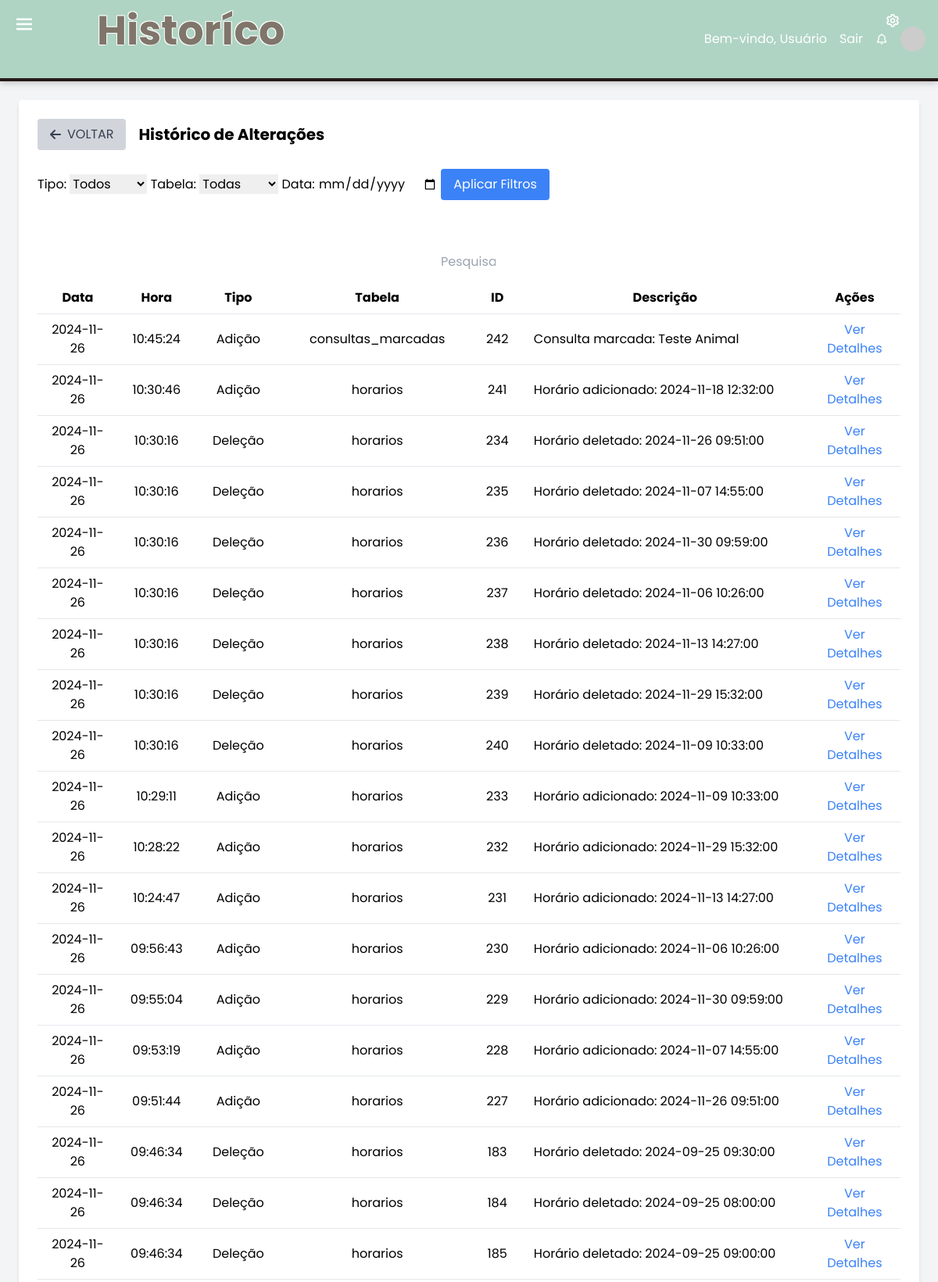
/tccfinal/paginas/historico.php (upper part), run on the app's committed database.
### tables this page shows
CREATE TABLE `historico` (
  `id` int(11) NOT NULL AUTO_INCREMENT,
  `data` date NOT NULL,
  `hora` time NOT NULL,
  `tipo` enum('AdiÃ§Ã£o','AlteraÃ§Ã£o','DeleÃ§Ã£o') NOT NULL,
  `tabela` varchar(255) NOT NULL,
  `registro_id` int(11) NOT NULL,
  `descricao` text,
  PRIMARY KEY (`id`)
);

### tccfinal/paginas/historico.php (the view, shortened to what this page needs)
<?php
$host = 'localhost';
$db = 'tccdois';
$user = 'root';
$pass = '';
try {
    $conn = new PDO("mysql:host=$host;dbname=$db;charset=utf8", $user, $pass);
    $conn->setAttribute(PDO::ATTR_ERRMODE, PDO::ERRMODE_EXCEPTION);
} catch (PDOException $e) {
    die("Erro na conexão com o banco de dados: " . $e->getMessage());
}
$veterinario_id = isset($_GET['veterinario_id']) ? $_GET['veterinario_id'] : null;
if ($veterinario_id) {
    $sql = "SELECT * FROM historico WHERE veterinario_id = ?";
    $params = [$veterinario_id];
} else {
    $sql = "SELECT * FROM historico";
    $params = [];
}
$sql .= " ORDER BY data DESC, hora DESC";
try {
    $stmt = $conn->prepare($sql);
    $stmt->execute($params);
    $historico = $stmt->fetchAll(PDO::FETCH_ASSOC);
} catch (PDOException $e) {
}
?>
<!DOCTYPE html>
<html lang="pt-br">
<head>
  <link rel="stylesheet" href="https://cdnjs.cloudflare.com/ajax/libs/font-awesome/6.0.0-beta3/css/all.min.css">
  <link rel="stylesheet" href="inicio.css">
  <link rel="stylesheet" href="style.css">
  <link rel="stylesheet" href="agenda.css">
  <link rel="stylesheet" href="editar.css">
  <script src="https://cdn.tailwindcss.com"></script>
  <link href='https://unpkg.com/boxicons@2.1.1/css/boxicons.min.css' rel='stylesheet'>
</head>
<body class="bg-gray-100">
<header id="navbar" class="flex justify-between items-center text-white p-4">
    <nav>
        <div class="titulonavbar">
            <span class="text">Historíco</span>
        </div>
    </nav>
    <div class="flex items-center space-x-4">
        <span class="hidden md:inline-block">Bem-vindo, <?= htmlspecialchars(isset($_SESSION['nome_usuario']) ? $_SESSION['nome_usuario'] : 'Usuário'); ?></span>
        <a href="logout.php" class="hover:underline">Sair</a>
        <i class="bx bx-bell"></i>
        <img src="https://placehold.co/30x30" alt="User avatar" class="w-8 h-8 rounded-full">
    </div>
    <i class='bx bx-menu menu-button' id="menu-button" style="font-size: 30px;"></i>
    <i class='bx bx-cog customize-button' id="customize-button" style="font-size: 20px;"></i>
</header>
  <div class="flex">
    <div class="flex-1">
      <main class="p-6">
        <div class="bg-white p-6 rounded shadow-md">
          <div class="flex items-center space-x-4 mb-6">
            <button class="bg-gray-300 text-gray-700 px-4 py-2 rounded flex items-center"><i class="fas fa-arrow-left mr-2"></i> VOLTAR</button>
            <h1 class="text-xl font-bold">Histórico de Alterações</h1>
          </div>
          <div class="filter-container">
            <form method="GET" action="">
              <label for="filter-type">Tipo:</label>
              <select id="filter-type" name="filter-type">
                <option value="">Todos</option>
              </select>
              <label for="filter-table">Tabela:</label>
              <select id="filter-table" name="filter-table">
                <option value="">Todas</option>
              </select>
              <label for="filter-date">Data:</label>
              <input type="date" id="filter-date" name="filter-date" value="<?php if (isset($_GET['filter-date'])) echo $_GET['filter-date']; ?>">
              <button class="bg-blue-500 text-white px-4 py-2 rounded" type="submit">Aplicar Filtros</button>
            </form>
          </div>
          <div class="search-container">
            <input type="text" id="search-bar" placeholder="Pesquisar histórico..." class="border rounded px-4 py-2 w-full">
          </div>
          <div class="overflow-x-auto">
            <table class="min-w-full bg-white">
              <thead>
                <tr>
                  <th class="py-2 px-4 border-b">Data</th>
                  <th class="py-2 px-4 border-b">Hora</th>
                  <th class="py-2 px-4 border-b">Tipo</th>
                  <th class="py-2 px-4 border-b">Tabela</th>
                  <th class="py-2 px-4 border-b">ID</th>
                  <th class="py-2 px-4 border-b">Descrição</th>
                  <th class="py-2 px-4 border-b">Ações</th>
                </tr>
              </thead>
              <tbody>
                <?php
                $sql = "SELECT * FROM historico WHERE 1=1";
                $params = [];
                $sql .= " ORDER BY data DESC, hora DESC";
                try {
                    $stmt = $conn->prepare($sql);
                    $stmt->execute($params);
                    $historico = $stmt->fetchAll(PDO::FETCH_ASSOC);
                    foreach ($historico as $item) {
                        echo "<tr>
                                <td class='py-2 px-4 border-b text-center'>{$item['data']}</td>
                                <td class='py-2 px-4 border-b text-center'>{$item['hora']}</td>
                                <td class='py-2 px-4 border-b text-center'>{$item['tipo']}</td>
                                <td class='py-2 px-4 border-b text-center'>{$item['tabela']}</td>
                                <td class='py-2 px-4 border-b text-center'>{$item['id']}</td>
                                <td class='py-2 px-4 border-b'>{$item['descricao']}</td>
                                <td class='py-2 px-4 border-b text-center'>
                                    <button class='text-blue-500 hover:underline' onclick='viewDetails({$item['id']})'>Ver Detalhes</button>
                                </td>
                              </tr>";
                    }
                } catch (PDOException $e) {
                    echo "<tr><td colspan='7' class='py-2 px-4 border-b text-center text-red-500'>Erro ao buscar histórico: " . $e->getMessage() . "</td></tr>";
                }
                ?>
              </tbody>
            </table>
          </div>
        </div>
      </main>
    </div>
  </div>
</body>
</html>

### tccfinal/paginas/inicio.css (style rules this page uses)
:root { --primary-color: #363435; --primary-color-dark: #e9e1da; --secondary-color: #3d553f; --text-dark: #080808; --text-light: #6d4d2d; --extra-light: #f8f3e9; --max-width: 1200px; }
* { padding: 0; margin: 0; box-sizing: border-box; }
a { text-decoration: none; }
body { min-height: 100vh; width: 100vh; background-color: #f5edd8; font-family: "Poppins", sans-serif; }

### tccfinal/paginas/style.css (style rules this page uses)
* { margin: 0; padding: 0; box-sizing: border-box; font-family: "Poppins", sans-serif; }
:root { --body-color: #e4e9f7; --primary-color: #3d553f; --primary-color-light: #f6f5ff; --toggle-color: #ddd; --text-color: #261a17; --tran-03: all 0.3s ease; --tran-04: all 0.3s ease; --tran-05: all 0.3s ease; }
html, body { padding-bottom: 400px; margin: 0; padding: 0; width: 100%; overflow-x: hidden; min-height: 100vh; background-color: var(#f5edd8); transition: var(--tran-05); }
:root { --primary-color: #121715; ; --secondary-color: #121715; ; --text-color: white; --accent-color: white; }
.flex { display: flex; }
.items-center { align-items: center; }
.text-center { text-align: center; }
.font-bold { font-weight: bold; }
.text-white { color: #fff; }
.py-2 { padding-top: 0.5rem; padding-bottom: 0.5rem; }
.rounded { border-radius: 0.25rem; }
button { font-size: 1.2em; }
.text { transform: translateY(20%); color: #80756a; font-weight: bold; font-size: 3.25rem; }
.titulonavbar { display: flex; align-items: center; gap: 0.5rem; text-shadow: -1px -1px 0px #FFF, -1px 1px 0px #FFF, 1px -1px 0px #FFF, 1px 0px 0px #FFF; }
header { background-color: #afd4c3; color: white; padding: 0 200px; text-align: center; transition: transform 0.3s; box-shadow: 0 0 10px rgba(0, 0, 0, 0.3); margin: 0; justify-content: space-between; border-bottom: 4px solid #261a17; }
.customize-button, .menu-button { position: absolute; top: 1rem; cursor: pointer; }
.customize-button { right: 3rem; }
.menu-button { left: 1rem; }
input[type="text"] { padding: 8px; border: 1px solid #ccc; border-radius: 4px; outline: none; font-size: 16px; width: 100px; }
.search-container { display: flex; justify-content: center; margin-top: 50px; }
#search-bar { border: none; padding: 17px 16px 14px 14px; outline: none; background-color: white; }
#customize-button { font-size: 20px; transition: transform 0.5s ease; }

### tccfinal/paginas/agenda.css (style rules this page uses)
body { font-family: 'Roboto', sans-serif; }
.flex { display: flex; }
.items-center { align-items: center; }
.space-x-4 > * + * { margin-left: 1rem; }
.rounded { border-radius: 0.25rem; }
.bg-gray-100 { background-color: #f7fafc; }
.text-white { color: #fff; }
.p-4 { padding: 1rem; }
.flex-1 { flex: 1; }
.py-2 { padding-top: 0.5rem; padding-bottom: 0.5rem; }
.px-4 { padding-left: 1rem; padding-right: 1rem; }
.border-b { border-bottom-width: 1px; }
.overflow-x-auto { overflow-x: auto; }
.min-w-full { min-width: 100%; }
.bg-white { background-color: #fff; }
.shadow-md { box-shadow: 0 4px 6px -1px rgba(0, 0, 0, 0.1), 0 2px 4px -1px rgba(0, 0, 0, 0.06); }
.text-xl { font-size: 1.25rem; }
.font-bold { font-weight: 700; }
.text-gray-700 { color: #4a5568; }
.titulonavbar { transform: translateY(-40%); margin-left: 100px; }

### data on the page
historico: data "2024-11-26", hora "10:45:24", tipo "Adição", tabela "consultas_marcadas", id "242", descricao "Consulta marcada: Teste Animal"
historico: data "2024-11-26", hora "10:30:46", tipo "Adição", tabela "horarios", id "241", descricao "Horário adicionado: 2024-11-18 12:32:00"
historico: data "2024-11-26", hora "10:30:16", tipo "Deleção", tabela "horarios", id "234", descricao "Horário deletado: 2024-11-26 09:51:00"
historico: data "2024-11-26", hora "10:30:16", tipo "Deleção", tabela "horarios", id "235", descricao "Horário deletado: 2024-11-07 14:55:00"
historico: data "2024-11-26", hora "10:30:16", tipo "Deleção", tabela "horarios", id "236", descricao "Horário deletado: 2024-11-30 09:59:00"
historico: data "2024-11-26", hora "10:30:16", tipo "Deleção", tabela "horarios", id "237", descricao "Horário deletado: 2024-11-06 10:26:00"
historico: data "2024-11-26", hora "10:30:16", tipo "Deleção", tabela "horarios", id "238", descricao "Horário deletado: 2024-11-13 14:27:00"
historico: data "2024-11-26", hora "10:30:16", tipo "Deleção", tabela "horarios", id "239", descricao "Horário deletado: 2024-11-29 15:32:00"
historico: data "2024-11-26", hora "10:30:16", tipo "Deleção", tabela "horarios", id "240", descricao "Horário deletado: 2024-11-09 10:33:00"
historico: data "2024-11-26", hora "10:29:11", tipo "Adição", tabela "horarios", id "233", descricao "Horário adicionado: 2024-11-09 10:33:00"
historico: data "2024-11-26", hora "10:28:22", tipo "Adição", tabela "horarios", id "232", descricao "Horário adicionado: 2024-11-29 15:32:00"
historico: data "2024-11-26", hora "10:24:47", tipo "Adição", tabela "horarios", id "231", descricao "Horário adicionado: 2024-11-13 14:27:00"
historico: data "2024-11-26", hora "09:56:43", tipo "Adição", tabela "horarios", id "230", descricao "Horário adicionado: 2024-11-06 10:26:00"
historico: data "2024-11-26", hora "09:55:04", tipo "Adição", tabela "horarios", id "229", descricao "Horário adicionado: 2024-11-30 09:59:00"
historico: data "2024-11-26", hora "09:53:19", tipo "Adição", tabela "horarios", id "228", descricao "Horário adicionado: 2024-11-07 14:55:00"
historico: data "2024-11-26", hora "09:51:44", tipo "Adição", tabela "horarios", id "227", descricao "Horário adicionado: 2024-11-26 09:51:00"
historico: data "2024-11-26", hora "09:46:34", tipo "Deleção", tabela "horarios", id "183", descricao "Horário deletado: 2024-09-25 09:30:00"
historico: data "2024-11-26", hora "09:46:34", tipo "Deleção", tabela "horarios", id "184", descricao "Horário deletado: 2024-09-25 08:00:00"
historico: data "2024-11-26", hora "09:46:34", tipo "Deleção", tabela "horarios", id "185", descricao "Horário deletado: 2024-09-25 09:00:00"
